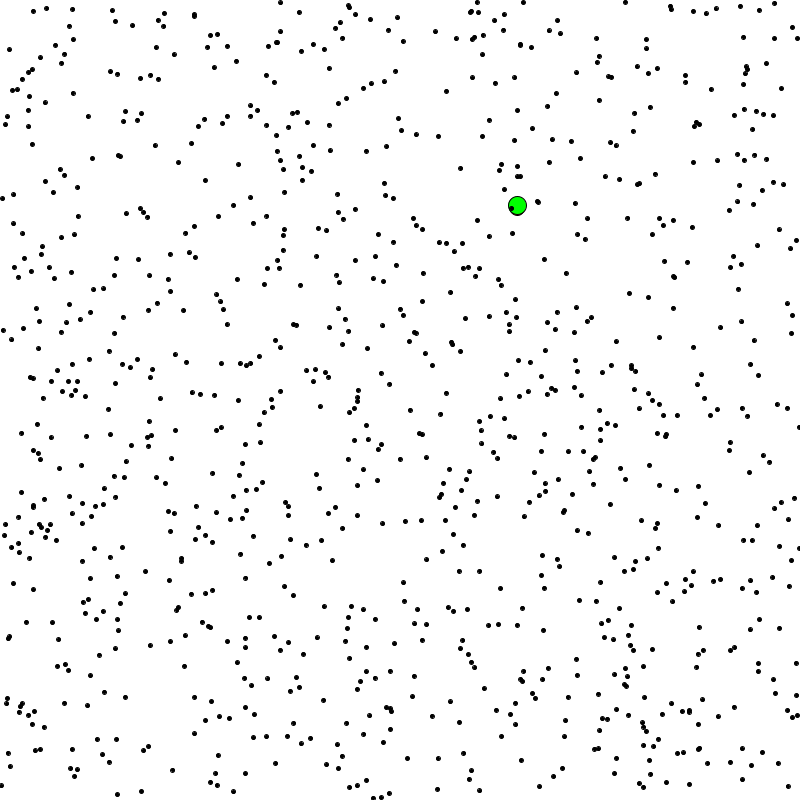
Frame 1 (no input)
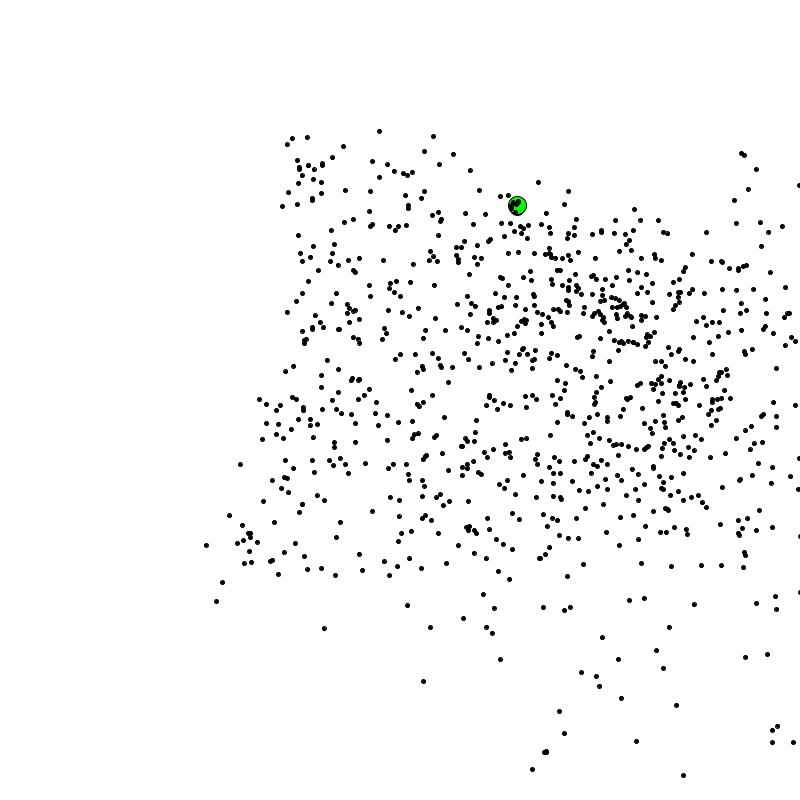
Frame 60 (the mouse pressed at the canvas centre just before this capture)
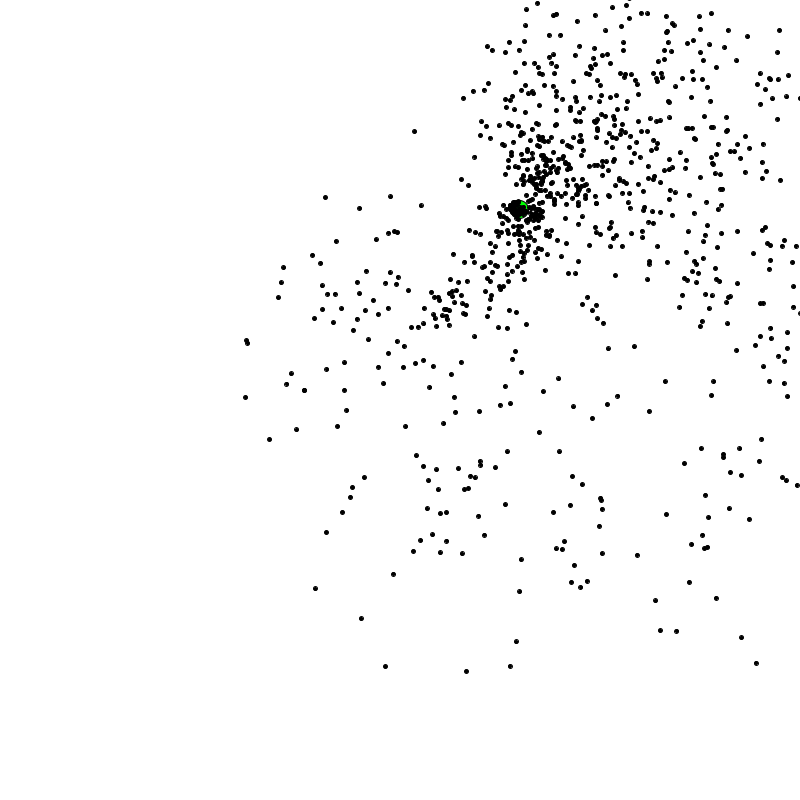
Frame 120 (the mouse held since frame 60 and released just before this capture)

The Processing sketch that drew these frames (run headless with seeded random() and noise(); from frame 60 on, the mouse is pressed at the canvas centre):

// Processing sketch: ParticleSwarm
// ── ParticleSwarm.pde
/*
 *  Author:  Al Timofeyev
 *  Date:    June 1, 2019
 *  Desc:    Implementation of a simple particle swarm within a set of boundaries.
 
 *  Version:      1.0
 *  Modified By:  
 *  Modify Date:  
*/


Population swarm;           // Declare the Particle Swarm population object.
PVector goal;               // The goal vector of the particle swarm.

// ********************************************************************************
// ******************** CHANGE THESE TO CONTROL PARTICLE SWARM ********************
// ********************************************************************************
int populationSize = 1000;  // Size of the population.
float k = 1.5;              // Dampens the velocity of the particles in the population. 1.5
float c1 = 0.9;             // Scaling factor brings particle close to it's personal best. 0.9
float c2 = 0.001256;        // Scaling factor brings particle close to it's gloabl best. 0.001256

int goalSize = 15;          // Size (width, height) of goal.
// ********************************************************************************
// ********************************************************************************

void setup()
{
  size(800, 800);       // Size of the canvas is 800 by 800 (x, y).
  goal = getNewGoal();  // Set a goal for the particle swarm.
  
  // Initialize the particle swarm.
  swarm = new Population(populationSize, k, c1, c2);
}

void draw()
{
  // Change goal and revive the population if more than 1/4 the population
  // has reached the goal within 350 iterations.
  if(frameCount > 350)
  {
    if(swarm.mostOfPopReachedGoal())
    {
      goal = getNewGoal();
      swarm.revivePopulation();
    }
  }
  
  // Change goal if population hasn't reached the goal every 500 iterations.
  if(frameCount%500 == 0)
  {
    if(!swarm.mostOfPopReachedGoal())
    {
      goal = getNewGoal();
      swarm.revivePopulation();
    }
  }
  
  background(255);  // Set canvas background color.
  
  // Set the fill color and size of the goal.
  fill(255, 0, 0);
  ellipse(goal.x, goal.y, goalSize, goalSize);
  
  swarm.updatePopulation();  // Update the particle swarm population
  swarm.show();              // Show it on the canvas.
}
 
 
 // ********************************************************************************
 // ********************************************************************************
 
// Returns a new Goal PVector within window limits.
PVector getNewGoal()
{
  // Get two random values between [0,1].
  float rand1 = random(1);
  float rand2 = random(1);
  
  // Normalize the two random values to within the bounds.
  float x = 0 + rand1*(width - 0);
  float y = 0 + rand2*(height - 0);
  
  // Return a new PVector with the x and y coordinates.
  return new PVector(x, y);
}

// ********************************************************************************

// Sets a new goal based on the mouse location on the canvas.
void setGoalBasedOnMouse()
{
  goal.x = mouseX;
  goal.y = mouseY;
}

// ── Paritcle.pde
/*
 *  Author:  Al Timofeyev
 *  Date:    June 1, 2019
 *  Desc:    Holds a single particles information.
 
 *  Version:      1.0
 *  Modified By:  
 *  Modify Date:  
*/


class Particle
{
  PVector position;        // The x,y position of the particle on the canvas.
  PVector velocity;        // The velocity of the particle.
  PVector personalBestPos; // The personal best position of the particle.
  
  float fitness;           // Fitness of the particle based on it's position.
  float personalBestFit;   // Fitness of the particle's personal best position.
  
  boolean isGlobalBest = false;  // True if this particle is the best in the population.
  boolean reachedGoal = false;   // True if this particle has reached the goal.
  
  // ---------------------- Construrctor ----------------------
  Particle()
  {
    iniParticle();  // Initialize the particle.
  }
  
  // ----------------------- Functions ------------------------
  /**
   *  Shows the particle on the canvas
   */
  void show()
  {
    // If this is the best global particle, make it bigger and green.
    if (isGlobalBest)
    {
      fill(0, 255, 0);
      ellipse(position.x, position.y, 18, 18);
    }
    
    // Else, use the default color and size.
    else
    {
      fill(0);                                // Fill color of the dot is set to Black.
      ellipse(position.x, position.y, 4, 4);  // Size of the dot. 
    }
  }
  
  /**
   *  Initializes this particle with a random position within window bounds.
   *  A velocity vector is also initialized.
   */
  void iniParticle()
  {    
    // --------- Initialize The Particle Position ---------
    float rand1 = random(1);          // Get two random values between [0,1].
    float rand2 = random(1);
    float x = 0 + rand1*(width - 0);  // Normalize the x value to within the bounds.
    float y = 0 + rand2*(height - 0); // Normalize the y value to within the bounds
    position = new PVector(x, y);     // Set the initial position of particle.
    
    // ---------- Initialize The Velocity Vector ----------
    float randx = random(0, 0.5*(width - 0));  // Get random x value.
    float randy = random(0, 0.5*(height - 0)); // Get random y value.
    velocity = new PVector(randx, randy);      // Set the initial velocity vector.
    velocity.limit(1);
    
    // ------------ Set Personal Best Position ------------
    personalBestPos = position;
    
    // ---------------- Set Fitness Values ----------------
    calcFitness();
    personalBestFit = fitness;
  }
  
  /**
   *  Calculates the fitness of the particle based on it's distance from the goal.
   *  The closer to the goal, the smaller the fitness (better).
   *  The farther from the goal, the bigger the fitness (worse).
   */
  void calcFitness()
  {
    fitness = dist(position.x, position.y, goal.x, goal.y);
  }
  
  /**
   *  Updates the velocity vector using the global best particle and the
   *  scaling factors.
   */
  void updateVelocity(PVector globBest, float k, float c1, float c2)
  {
    // Generate random numbers.
    float randx1 = random(1);
    float randx2 = random(1);
    float randy1 = random(1);
    float randy2 = random(1);
    
    // Calculate the new x and y coordinates of velocity (dampen them with k).
    float newX = k * (velocity.x + c1 * randx1 * (personalBestPos.x - position.x) + c2 * randx2 * (globBest.x - position.x));
    float newY = k * (velocity.y + c1 * randy1 * (personalBestPos.y - position.y) + c2 * randy2 * (globBest.y - position.y));
    
    // Set the new velocity coordinates.
    velocity.x = newX;
    velocity.y = newY;
    velocity.limit(5);
  }
  
  /**
   *  Move the particle after updating it's velocity vector.
   */
  void moveParticle(PVector globBest, float k, float c1, float c2)
  {
    // If it has not reached the goal yet.
    if(!reachedGoal)
    {
      // Update the velocity.
      updateVelocity(globBest, k, c1, c2);
      
      // Move the particle.
      position.add(velocity);
    }
  }
  
  /**
   *  Updates the particle by moving it and checking if it's personal
   *  best position has improved and if the goal was reached.
   */
  void updateParticle(PVector globBest, float k, float c1, float c2)
  {
    // Move the particle
    moveParticle(globBest, k, c1, c2);
    
    // Calculate the fitness of paritlce.
    calcFitness();
    
    // Check if it's personal best has improved.
    if(fitness < personalBestFit)
    {
      personalBestPos = position;  // Update the personal best position.
      personalBestFit = fitness;   // Update the personal best fitness.
    }
    
    // Check if the goal has been reached.
    if(dist(position.x, position.y, goal.x, goal.y) < goalSize/2)
      reachedGoal = true;
  }
}

// ── Population.pde
/**
 *  Author:  Al Timofeyev
 *  Date:    June 8, 2019
 *  Desc:    The Particle Swarm population.
 *           The fitness is dependant on how close each particle is to
 *           the goal; the smaller the distance between goal and particle,
 *           the smaller the fitness value = better fitness.
 *
 *  Version:        1.0
 *  Date Modified:
 *  Modified By:    
 */


class Population
{
  Particle[] particles;  // Population of particles.
  
  float c1;              // Scaling factor to bring particle closer to personal best.
  float c2;              // Scaling factor to bring particle closer to global best.
  float k;               // Velocity Dampening factor.
  
  // ---------------------- Construrctor ----------------------
  Population(int size, float k, float c1, float c2)
  {
    // Assign the scaling/dampening factors.
    this.c1 = c1;
    this.c2 = c2;
    this.k = k;
    
    // Initialize the particles.
    particles = new Particle[size];
    for(int i = 0; i < particles.length; i++)
      particles[i] = new Particle();
    
    // Sort the population based on fitness.
    quicksort(particles, 0, particles.length-1);
    
    // Set the global best.
    particles[0].isGlobalBest = true;
  }
  
  // ----------------------- Functions ------------------------
  /**
   *  Shows all the particles in the population on the canvas.
   */
  void show()
  {
    for(int i = 0; i < particles.length; i++)
    {
      particles[i].show();
    }
  }
  
  /**
   *  Update all the particles in the population and check the global best.
   */
  void updatePopulation()
  {
    // Update each particle's position.
    for(int i = 0; i < particles.length; i++)
      particles[i].updateParticle(particles[0].position, k, c1, c2);
    
    // Reset the global best to false.
    particles[0].isGlobalBest = false;
    
    // Sort the population based on fitness.
    quicksort(particles, 0, particles.length-1);
    
    // Set the global best.
    particles[0].isGlobalBest = true;
  }
  
  /**
   *  Checks to see if most of the population has reached the goal.
   */
  boolean mostOfPopReachedGoal()
  {
    boolean reached;
    
    // Sum up how many particles have reached the goal.
    int reachedSum = 0;
    for(int i = 0; i < particles.length; i++)
    {
      if(particles[i].reachedGoal == true)
        reachedSum++;
    }
    
    // Did more than 1/4 reach their goal?
    reached = float(reachedSum) / particles.length > 0.25;
    
    // Return reached.
    return reached;
  }
  
  /**
   *  Revives the population by setting each particle's reachedGoal variable
   *  to False so that they can move again.
   */
  void revivePopulation()
  {
    for(int i = 0; i < particles.length; i++)
      particles[i].reachedGoal = false;
  }
  
  // *******************************************************************
  // ******************** QUICKSORT IMPLEMENTATION *********************
  // *******************************************************************
  /**
   *  Sorts the population in ascending order.
   */
  void quicksort(Particle[] parti, int L, int R)
  {
    int i, j, mid;
    float pivot;
    i = L;
    j = R;
    mid = L + (R - L) / 2;
    pivot = parti[mid].fitness;
    
    while (i<R || j>L)
    {
      while (parti[i].fitness < pivot)
        i++;
      
      while (parti[j].fitness > pivot)
        j--;
      
      if (i <= j)
      {
        swap(parti, i, j);
        i++;
        j--;
      }
      else
      {
        if (i < R)
          quicksort(parti, i, R);
        if (j > L)
          quicksort(parti, L, j);
        return;
      }
    }
  }
 
  void swap(Particle[] parti, int l, int r)
  {
    // Swap the particles in the array.
    Particle tempParticle = parti[l];
    parti[l] = parti[r];
    parti[r] = tempParticle;
  }
}
